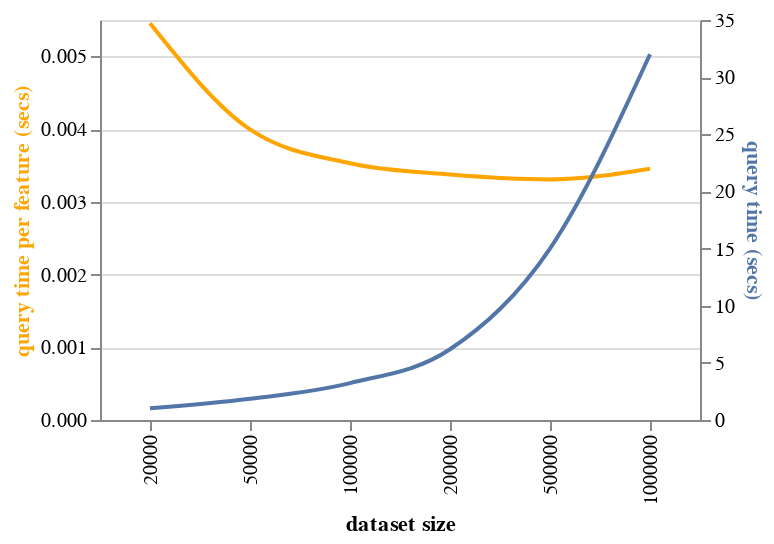

The code cell stored with this chart in its notebook:
### Code cell
base = alt.Chart(source).encode(
    alt.X('dataset_size:N').title('dataset size')
).properties(
    width=300,
    height=200
)


line1 = base.mark_line(stroke='#5276A7', interpolate='monotone').encode(
    alt.Y('query_time', axis=alt.Axis(title='query time (secs)',titleColor='#5276A7'))
)

line2 = base.mark_line(stroke='orange', interpolate='monotone').encode(
    alt.Y('time_per_feature', axis=alt.Axis(title='query time per feature (secs)',titleColor='orange'))
)

alt.layer(line2, line1).resolve_scale(
    y='independent'
)

### Figure 1 — Vega-Lite specification as saved in the notebook (floating-point values rounded to 4 significant figures)
{"config": {"view": {"continuousWidth": 300, "continuousHeight": 300}}, "layer": [{"mark": {"type": "line", "interpolate": "monotone", "stroke": "orange"}, "encoding": {"x": {"field": "dataset_size", "title": "dataset size", "type": "nominal"}, "y": {"axis": {"title": "query time per feature (secs)", "titleColor": "orange"}, "field": "time_per_feature", "type": "quantitative"}}}, {"mark": {"type": "line", "interpolate": "monotone", "stroke": "#5276A7"}, "encoding": {"x": {"field": "dataset_size", "title": "dataset size", "type": "nominal"}, "y": {"axis": {"title": "query time (secs)", "titleColor": "#5276A7"}, "field": "query_time", "type": "quantitative"}}}], "data": {"name": "data-0570c7aa87d278cd5bf8b18f5f792b00"}, "height": 200, "resolve": {"scale": {"y": "independent"}}, "width": 300, "$schema": "https://vega.github.io/schema/vega-lite/v5.17.0.json", "datasets": {"data-0570c7aa87d278cd5bf8b18f5f792b00": [{"dataset_size": 20000, "query_size": 187, "query_time": 1.02, "time_per_feature": 0.005455}, {"dataset_size": 50000, "query_size": 463, "query_time": 1.85, "time_per_feature": 0.003996}, {"dataset_size": 100000, "query_size": 915, "query_time": 3.23, "time_per_feature": 0.00353}, {"dataset_size": 200000, "query_size": 1834, "query_time": 6.19, "time_per_feature": 0.003375}, {"dataset_size": 500000, "query_size": 4534, "query_time": 15.0, "time_per_feature": 0.003308}, {"dataset_size": 1000000, "query_size": 9261, "query_time": 32.0, "time_per_feature": 0.003455}]}}
